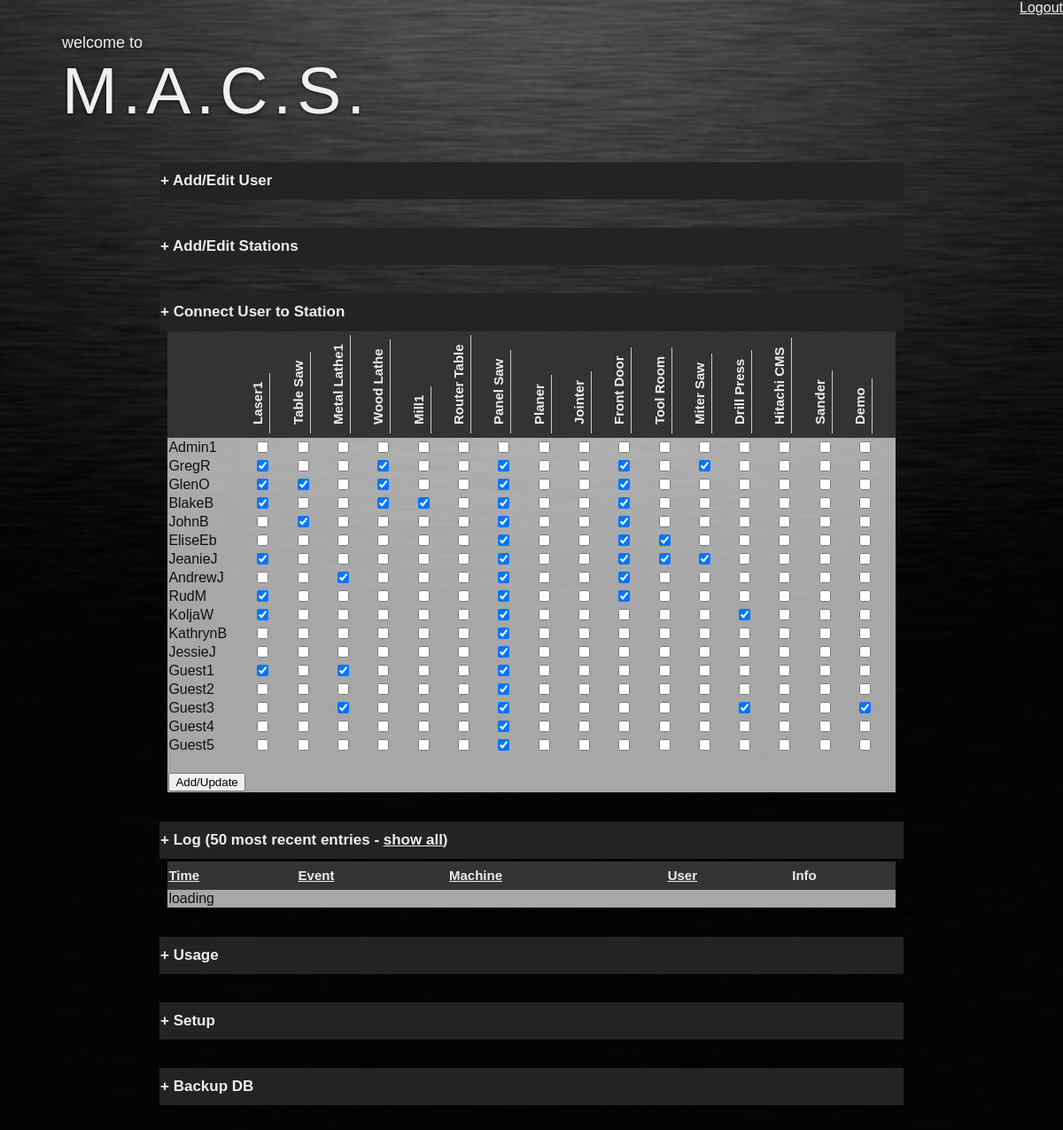
Page /website/index.php (signed in) on the committed database.
### tables this page shows
CREATE TABLE `mach` (
  `id` int(11) NOT NULL AUTO_INCREMENT,
  `name` text NOT NULL,
  `mach_nr` int(11) NOT NULL,
  `desc` text NOT NULL,
  `last_seen` int(11) NOT NULL,
  `active` int(1) NOT NULL,
  `version` int(11) NOT NULL DEFAULT '-1',
  PRIMARY KEY (`id`),
  UNIQUE KEY `id` (`id`)
);

CREATE TABLE `user` (
  `id` int(11) NOT NULL AUTO_INCREMENT,
  `name` text NOT NULL,
  `login` text NOT NULL,
  `hash` text NOT NULL,
  `badge_id` text NOT NULL,
  `email` text NOT NULL,
  `last_seen` int(11) NOT NULL,
  `active` int(11) DEFAULT NULL,
  PRIMARY KEY (`id`),
  UNIQUE KEY `id` (`id`),
  KEY `id_2` (`id`)
);

### website/helper.php (called while the page is built, shortened)
<?php
function hide_table($name){
	$show="hideatstart";
	return $show;
};
?>

### website/data.php (called while the page is built, shortened)
<?php
load_data();
function load_data(){
	global $db;
	$db_user="";
	$stmt = $db->prepare('SELECT * FROM user');
	$stmt->execute();
	foreach ($stmt as $row) {
		$db_user[$row["id"]]=$row;
	};
	$stmt = $db->prepare('SELECT * FROM mach');
	$stmt->execute();
};
?>

### website/php_module/module_usage.php (called while the page is built, shortened)
<?php
require_once("helper.php");
require_once("con.php");
require_once("data.php");
function get_graph($machine_id){
	global $db;
	global $db_mach;
	global $db_user;
	$user_on_machine=array();
	$req='SELECT distinct `user_id` from `log` where `machine_id`='.$machine_id.'';
	$stmt = $db->prepare($req);
	$stmt->execute();
	$i=0;
	foreach($stmt as $row){
		$user_on_machine[$i]["id"]=$row["user_id"];
		$user_on_machine[$i]["title"]=$db_user[$row["user_id"]]["name"];
		$i++;
	};
	$req='SELECT sum(`usage`) as used_time, `user_id`, FLOOR(`timestamp`/86400)*86400 as date ';
	$req.='FROM `log` where `usage`>0 and `machine_id`='.$machine_id.' ';
	$req.='group by FLOOR(`timestamp`/86400), `user_id` ORDER BY `date` asc';
	$stmt = $db->prepare($req);
	$stmt->execute();
	$collector=array();
	$log_entries=0;
	foreach ($stmt as $row) {
		$log_entries++;
		$found=-1;
		for($i=0;$i<count($collector);$i++){
			if(isset($collector[$i]["date"])){
				if($collector[$i]["date"]==$row["date"]){
					$found=$i;
					break;
				};
			};
		};
		if($found==-1){
			$found=count($collector);
			for($i=0;$i<count($user_on_machine);$i++){
				$collector[$found]["user"][$i]=0;
			};
			$collector[$found]["date"]=$row["date"];
		};
		for($i=0;$i<count($user_on_machine);$i++){
			if($row["user_id"]==$user_on_machine[$i]["id"]){
				$collector[$found]["user"][$i]=floor($row["used_time"]/60);
				break;
			};
		};
	};
	$data="";
	for($i=0;$i<count($collector);$i++){
		$data.='{ "category": "'.date("Y-m-d",$collector[$i]["date"]).'"';
		for($ii=0;$ii<count($user_on_machine);$ii++){
			$data.=', "u'.$user_on_machine[$ii]["id"].'":'.$collector[$i]["user"][$ii];
		};
		$data.='},';
	};
	if(strlen($data)>1){
		$data=substr($data,0,strlen($data)-1);
	};
	$g_config=gen_config($user_on_machine);
	$ret[0]=gen_chart($g_config,$data,$db_mach[$machine_id]["name"]);
	$ret[1]='<div id="'.$db_mach[$machine_id]["name"].'" style="width: 100%; height: 300px; background-color: #FFFFFF;" ></div>';
	$ret[2]=$log_entries;
	return $ret;
};
function gen_config($graph_config){
	$g_config="";
	for($i=0; $i<count($graph_config); $i++){
		$g_config.='{
			"balloonText": "Usage of [[title]] at the [[category]]: [[value]] min",
			"bullet": "round",
			"id": "'.$graph_config[$i]["id"].'",
			"title": "'.$graph_config[$i]["title"].'",
			"valueField": "u'.$graph_config[$i]["id"].'"
			}';
		if($i<count($graph_config)-1){
			$g_config.=',';
		}
	};
	return $g_config;
};
function gen_chart($g_config,$g_data,$name){
	$ret='<script type="text/javascript">
	AmCharts.makeChart("'.$name.'",
		{
			"type": "serial",
			"categoryField": "category",
			"plotAreaFillAlphas": 0.2,
			"aaplotAreaFillColors": "#AEA9A9",
			"backgroundAlpha": 0.56,
			"aabackgroundColor": "#b5b3b3",
			"startDuration": 1,
			"chartCursor": {},
			"chartScrollbar": {},
			"categoryAxis": {
				"gridPosition": "start"
			},
			"trendLines": [],
			"graphs": [ '.$g_config.' ],
			"guides": [],
			"valueAxes": [{
				"id": "ValueAxis-1",
				"title": "Usage [min]"
				}],
			"allLabels": [],
			"balloon": {},
			"legend": {
				"useGraphSettings": true,
				"backgroundAlpha": 0.56,
				"aabackgroundColor": "#b5b3b3",
				"borderColor": "#E10E0E"
			},
			"titles": [{
				"id": "Title-1",
				"size": 15,
				"text": "Usage of '.$name.'"
				}],
			"dataProvider": [ '.$g_data.' ]
		});
		</script>';
	return $ret;
};
$o_data="";
$req2 = 'SELECT `id` FROM `mach` where active=1';
$stmt2 = $db->prepare($req2);
$stmt2->execute();
foreach($stmt2 as $row2){
	$data=get_graph($row2["id"]);
};
?>

### website/index.php (the view, shortened to what this page needs)
<?php
require_once("helper.php");
require_once("con.php");
require_once("data.php");
require_once("history.php");
require_once("html.php");
$o=$header.'<table class="maintable"><tr class="header click '.hide_table("user").'"><td>+ Add/Edit User</td></tr>
<tr><td><table class="fillme" id="usertable">
<tr class="subheader"><td>Name</td><td>eMail</td><td>Badge-ID</td><td>Admin access</td><td>last used</td><td>edit</td></tr>';
$o_user="";
$stmt = $db->prepare('SELECT * FROM user where active=1');
$stmt->execute();
foreach ($stmt as $row) {
	$last_seen=date("Y/m/d H:i",$row["last_seen"]);
	if($row["last_seen"]==0){
		$last_seen="-";
	};
	$admin_access='no';
	if(!empty($row["login"]) and !empty($row["hash"])){
		$admin_access='yes';
	};
	$o_user.='<tr class="hl">
		<td>'.$row["name"].'</td>
		<td>'.$row["email"].'</td>
		<td>'.$row["badge_id"].'</td>
		<td>'.$admin_access.'</td>
		<td>'.$last_seen.'</td>
		<td>
		<form method="POST" action="index.php?show=user">
		<input type="submit" name="submit" value="edit">
		<input type="submit" name="submit" value="delete" class="conf">
		<input type="hidden" name="eid" value="'.$row["id"].'" >
		<input type="hidden" name="edit" value="user" >
		</form>
	</td></tr>';
};
$o.=$o_user;
$e_name="-";
$e_badge="-";
$e_email="-";
$e_login="";
$e_id=0;
$btn="Add";
$o.='	<tr><td colspan="7">&nbsp;</td></tr>
	<tr class="subheader"><td>Name</td><td>eMail</td><td colspan="3">Provid login/pw for admin access</td><td>Badge-ID</td></tr>
	<form action="index.php?show=user" method="POST" id="login_form"><tr>
		<td><input type="text" name="e_name" value="'.$e_name.'"></td>
		<td><input type="text" name="e_email" value="'.$e_email.'"></td>
		<td colspan="3"><input type="text" name="e_login" value="'.$e_login.'"> <input type="password" name="macs_pw" value="" id="macs_pw"></td>
		<td><input type="text" name="e_badge" value="'.$e_badge.'"></td></tr>
	<input type="hidden" name="edit" value="user"><input type="hidden" name="e_id" value="'.$e_id.'"><input type="hidden" name="macs_pw_md5" id="macs_pw_md5" value="">
	<input type="password" name="password" id="password_fake" class="hidden" autocomplete="off" style="display: none;">
	<tr><td colspan="5"><input type="submit" name="submit" value="'.$btn.'"></td></tr></form></table>';
$o.='</td></tr><tr class="spacer"><td>&nbsp;</td></tr><tr class="header click '.hide_table("mach").'"><td>+ Add/Edit Stations</td></tr><tr><td>';
$o.='<table class="fillme"><tr class="subheader">
<td>Name</td><td>Machine-Nr</td><td>Description</td><td>last used</td><td>version</td><td>&nbsp;</td></tr>';
$o_mach="";
$stmt = $db->prepare('SELECT * FROM mach WHERE `active`=1');
$stmt->execute();
foreach ($stmt as $row) {
	$last_seen=date("Y/m/d H:i",$row["last_seen"]);
	if($row["last_seen"]==0){
		$last_seen="-";
	};
	$o_mach.='<tr class="hl">
		<td>'.$row["name"].'</td>
		<td>'.$row["mach_nr"].'</td>
		<td>'.$row["desc"].'</td>
		<td>'.$last_seen.'</td>
		<td>'.$row["version"].'</td>
		<td>
		<form method="POST" action="index.php?show=mach">
		<input type="submit" name="submit" value="edit">
		<input type="submit" name="submit" value="delete" class="conf">
		<input type="hidden" name="eid" value="'.$row["id"].'" >
		<input type="hidden" name="edit" value="mach" >
		</form>
		</td>
	</tr>';
};
$o.=$o_mach;
$e_name="-";
$e_mach_nr="-";
$e_desc="-";
$e_id=0;
$btn="Add";
$o.='<tr><td colspan="6">&nbsp;</td></tr><tr class="subheader">
  <td>Name</td><td>Machine-Nr</td><td>Description</td><td colspan="3">&nbsp;</td></tr><tr>
	<form method="POST" action="index.php?show=mach">
	<td><input type="text" name="e_name" value="'.$e_name.'"></td>
	<td><input type="text" name="e_mach_nr" value="'.$e_mach_nr.'"></td>
	<td><input type="text" name="e_desc" value="'.$e_desc.'"></td>
	<td colspan="2">-</td></tr>
	<input type="hidden" name="edit" value="mach"><input type="hidden" name="e_id" value="'.$e_id.'">
  <tr><td colspan="6"><input type="submit" name="submit" value="'.$btn.'"></form></td></tr>
  </table>';
$o.='</td></tr><tr class="spacer"><td>&nbsp;</td></tr><tr class="header click"><td>+ Connect User to Station</td></tr> <tr><td>
  <table class="fillme"><tr class="subheader" ><th class="">&nbsp;</td>';
$o_conn="";
$request = $db->prepare('SELECT MAX(ID) FROM mach order by id asc');
$request->execute();
foreach ($request as $row) {
	$matrix_dimx=$row["MAX(ID)"];
};
$request = $db->prepare('SELECT MAX(ID) FROM user order by id asc');
$request->execute();
foreach ($request as $row) {
	$matrix_dimy=$row["MAX(ID)"];
};
$request = $db->prepare('SELECT COUNT(*) FROM mach WHERE `active`=1 order by id asc ');
$request->execute();
foreach ($request as $row) {
	$dimx=$row["COUNT(*)"];
};
$i=0;
$mach = $db->prepare('SELECT * FROM mach WHERE `active`=1 order by id asc');
$mach->execute();
foreach ($mach as $mrow) {
	$o_conn.='<th class="rotate"><div><span>'.$mrow['name'].'</span></div></th>';
	$marray[$i]=$mrow;
	$i++;
}
$o_conn.='</tr>';
$user = $db->prepare('SELECT * FROM user WHERE `active`=1 order by id asc');
$user->execute();
for($x=0;$x<=$matrix_dimx;$x++){
	for($y=0;$y<=$matrix_dimy;$y++){
		$access[$x][$y]=0;
	}
};
$db_a = $db->prepare('SELECT * FROM access order by id asc');
$db_a->execute();
foreach ($db_a as $arow) {
	$access[$arow['mach_id']][$arow['user_id']]=1;
}
$o_conn.='<form action="index.php" method="POST">';
foreach ($user as $row) {
	$o_conn.='<tr class="hl"><td>'.$row["name"].'</td>';
	for($x=0;$x<$dimx;$x++){
		$checked="";
		if($access[$marray[$x]["id"]][$row["id"]]==1){
			$checked="checked";
		};
		$o_conn.='<td><input type="checkbox" name="c_'.$marray[$x]["id"].'_'.$row["id"].'" value="1" '.$checked.'></td>';
	}
};
$o_conn.='<tr><td colspan="'.(1+$dimx).'">&nbsp;</td></tr>
	 <tr><td colspan="'.(1+$dimx).'"><input type="submit" name="vehicle" value="Add/Update"><input type="hidden" name="edit" value="eaccess"></form></td></tr></table>';
$o.=$o_conn;
include("php_module/module_log.php");
$o.='</td></tr><tr class="spacer"><td>&nbsp;</td></tr><tr class="header click"><td>+ Log '.$title.'<a name="log"></a></td></tr><tr><td>';
$o.='<tr><td>';
$o.=$o_log;
include("php_module/module_usage.php");
$o.='</td></tr><tr class="spacer"><td>&nbsp;</td></tr><tr class="header click '.hide_table("usage").'"><td>+ Usage<a name="usage"></a></td></tr><tr><td>';
$o.='<tr><td>';
$o.=$o_usage;
$o.='</td></tr><tr class="spacer"><td>&nbsp;</td></tr><tr class="header click '.hide_table("setup").'"><td>+ Setup<a name="setup"></a></td></tr><tr><td>';
$o.='<tr><td>';
$o.='<iframe width="100%" height="400" src="php_module/module_setup.php" border="0"></iframe>';
$o.='</td></tr><tr class="spacer"><td>&nbsp;</td></tr><tr class="header click '.hide_table("backup").'"><td>+ Backup DB<a name="backup"></a></td></tr><tr><td>';
$o.='<tr><td>';
$o.='<iframe width="100%" height="60" src="php_module/module_backup.php" border="0"></iframe>';
$o.='</td></tr></table><br><br><br>';
$o.=$footer;
echo $o;
?>

### website/html.php (shortened to what this page needs)
<?php
$header='<!DOCTYPE html><html><head><meta http-equiv="Content-Type" content="text/html; charset=UTF-8">
<meta http-equiv="x-dns-prefetch-control" content="off">
<meta name="viewport" content="width=device-width, initial-scale=1.0">
<meta name="robots" content="noindex">
<title>MACS - Dashboard</title>
<link rel="stylesheet" href="css/design.css" type="text/css" media="screen" charset="utf-8">
<link rel="stylesheet" href="css/jquery-ui.css"/>
<style type="text/css">
	body{
		background:url(\'images/bg'.$_SESSION["bg"].'.jpg\') no-repeat center center fixed;
  -webkit-background-size: cover;
  -moz-background-size: cover;
  -o-background-size: cover;
  background-size: cover;
	}
</style>
<script type=\'text/javascript\' src="js/amcharts.js"></script>
<script type=\'text/javascript\' src="js/serial.js"></script>
<script src="js/jquery.min.js" type=\'text/javascript\'></script>
<script src="js/md5.js" type=\'text/javascript\'></script>
<script src="js/log.js" type=\'text/javascript\'></script>
<script type=\'text/javascript\'>
	$(function(){
		$(\'.click\').click(function(){
			$(this).nextUntil(\'tr.spacer\').fadeToggle("slow");
			});
		$(\'.hideatstart\').nextUntil(\'tr.spacer\').hide();
		$(\'#info\').delay(5000).fadeOut(1500);
		$(\'input\').click( function(){
			if($(this).val()==\'-\'){
			        $(this).val(\'\');
			};
		});
		$(".conf").click(function(event) {
		        if( !confirm(\'Are you sure to delete this entry?\')){
		            event.preventDefault();
			};
		});
		$("#login_form").submit(function(event){
			var pw=$("#macs_pw").val();
			$("#macs_pw").val("");
			var passhash = CryptoJS.MD5(pw);
			$("#macs_pw_md5").val(passhash.toString(CryptoJS.enc.Hex));
			//event.preventDefault();
		});
		$(".hl").delegate(\'td\',\'mouseover mouseleave\', function(e) {
		    if (e.type == \'mouseover\') {
		      $(this).parent().addClass("hover");
		      $("colgroup").eq($(this).index()).addClass("hover");
		    }
		    else {
		      $(this).parent().removeClass("hover");
		      $("colgroup").eq($(this).index()).removeClass("hover");
		    }
		});
	});
</script></head><body>';
if(isset($_SESSION['ID']) && $_SESSION['ID']!=0){
	$header.='<div class="right"><a href="index.php?logout">Logout</a></div>';
}
$header.='<div class="logo_l1">welcome to </div><div class="logo_l2">M.A.C.S.</div><br>';
$footer='</body></html>';
?>

### website/php_module/module_log.php (shortened to what this page needs)
<?php
$title="(50 most recent entries - <a href='".$_SERVER["SCRIPT_NAME"]."?logall#log'>show all</a>)";
$link[0][0]="timestamp";
$link[0][1]="desc";
$link[0][2]="Time";
$link[1][0]="event";
$link[1][1]="desc";
$link[1][2]="Event";
$link[2][0]="machine_id";
$link[2][1]="desc";
$link[2][2]="Machine";
$link[3][0]="user_id";
$link[3][1]="desc";
$link[3][2]="User";
$log_sort_column=$link[0][0];
$log_sort_dir=$link[0][1];
$MACRO_LOG_SORT_COLUMN="LOG_SORT_COLUMN";
$MACRO_LOG_SORT_DIR="LOG_SORT_DIR";
for($i=0; $i<count($link); $i++){
	if($link[$i][0]==$log_sort_column){
		if($link[$i][1]==$log_sort_dir){
			$link[$i][1]="asc";
		};
	};
	$link[$i][3]='<a href="'.$_SERVER["SCRIPT_NAME"].'?'.$MACRO_LOG_SORT_COLUMN.'='.$link[$i][0].'&'.$MACRO_LOG_SORT_DIR.'='.$link[$i][1].'#log">'.$link[$i][2].'</a>';
};
$o_log='<table class="fillme" id="logtable"><tr class="subheader"><td>'.$link[0][3].'</td><td>'.$link[1][3].'</td><td>'.$link[2][3].'</td><td>'.$link[3][3].'</td><td>Info</td></tr>';
$o_log.='<tr><td class="logentry" colspan="5">loading</td></tr>';
$o_log.='</td></tr></table>';
?>

### website/css/design.css (style rules this page uses)
html { height:100%; -webkit-font-smoothing:antialiased; margin:0; padding:0; border:0; }
body { font-family:Arial,'Helvetica Neue',Helvetica,sans-serif; margin:0; padding:0; border:0; background-attachment: fixed; text-align: right; }
table { border-collapse: collapse; color:#ffffff; }
.maintable { text-align: left!important; color:#eeeeee; width: 70%; }
table, th, td { border: 0px solid black; margin: 0 auto; }
.fillme { width:98%; background:rgba(255,255,255,0.65)!important; color:rgba(0,0,0,0.9); }
.header { width:100%; background:#232323; color:#eeeeee; font-weight:bold; font-size:17px; line-height:40px; }
a:visited,a:active,a { color:#eeeeee; }
.subheader { width:100%; background:#333333; color:#eeeeee; font-weight:bold; font-size:15px; line-height:30px; }
th.rotate { height: 120px; white-space: nowrap; }
th.rotate > div { transform: translate(-10px, 40px) rotate(270deg); width: 30px; }
th.rotate > div > span { border-bottom: 1px solid #ccc; padding: 5px 10px; }
.spacer { line-height:30px; }
.logo_l1, .logo_l2 { color:#EFEFEF; font-size:18px; text-shadow:0 1px 4px rgba(0,0,0,0.68); margin-left:70px; text-align: left; }
.logo_l2 { font-size:75px; letter-spacing: 6px; margin-bottom:20px; }
.logo_l1 { margin-top:20px; }

### rows in the picture
mach: name "Laser1"
mach: name "Table Saw"
mach: name "Metal Lathe1"
mach: name "Wood Lathe"
mach: name "Mill1"
mach: name "Router Table"
mach: name "Panel Saw"
mach: name "Planer"
mach: name "Jointer"
mach: name "Front Door"
mach: name "Tool Room"
mach: name "Miter Saw"
mach: name "Drill Press"
mach: name "Hitachi CMS"
mach: name "Sander"
mach: name "Demo"
user: name "Admin1"
user: name "GregR"
user: name "GlenO"
user: name "BlakeB"
user: name "JohnB"
user: name "EliseEb"
user: name "JeanieJ"
user: name "AndrewJ"
user: name "RudM"
user: name "KoljaW"
user: name "KathrynB"
user: name "JessieJ"
user: name "Guest1"
user: name "Guest2"
user: name "Guest3"
user: name "Guest4"
user: name "Guest5"

### other values in the picture
$link[$i][2] "Time Event Machine User"
